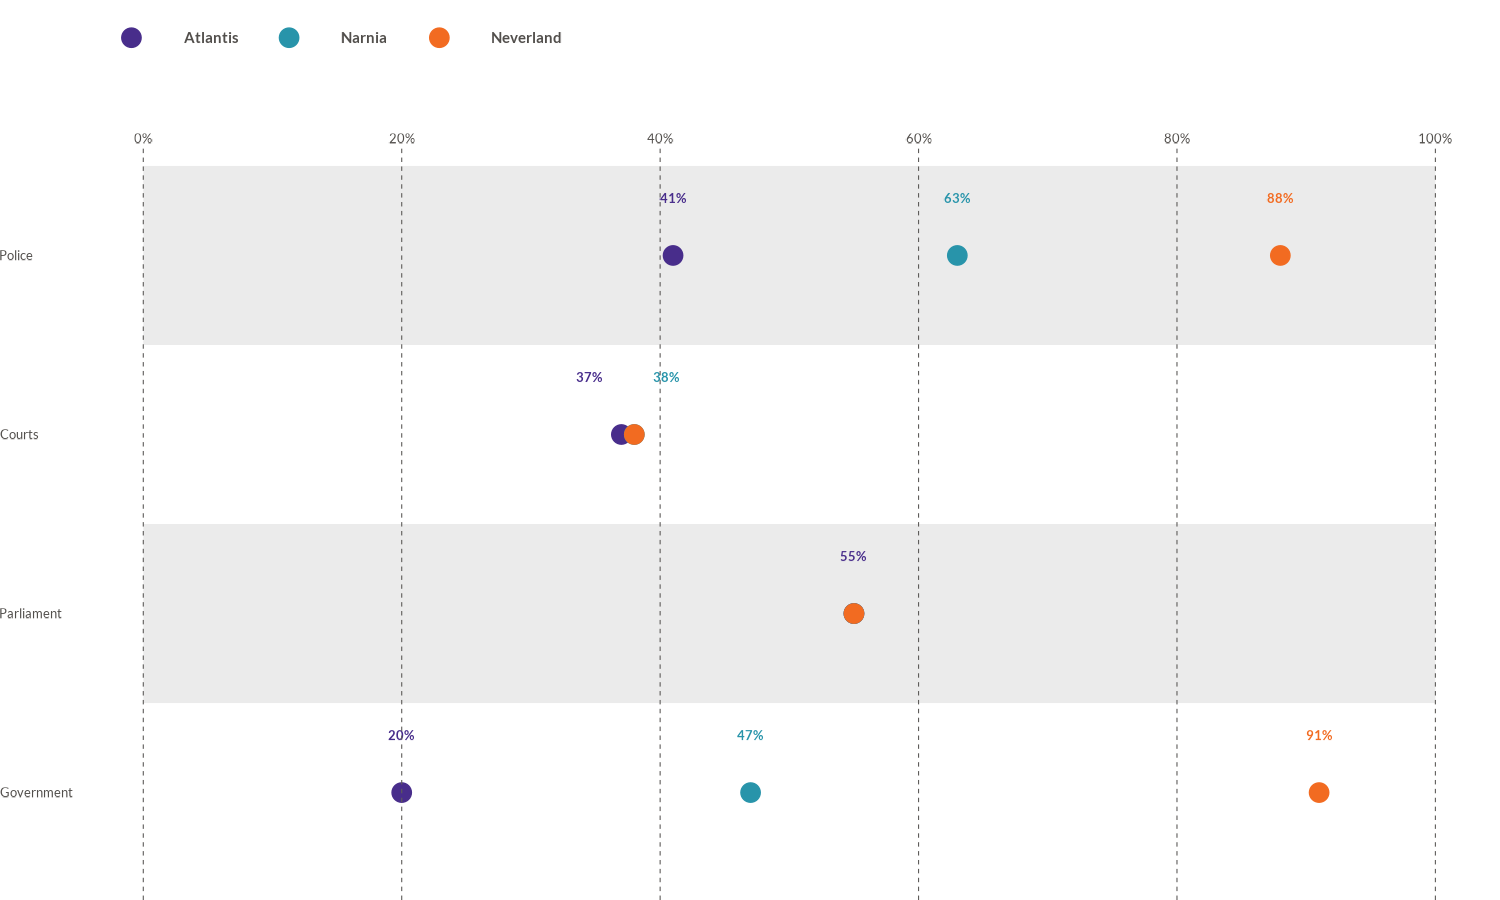

The R source for this figure:
# Visual test: wjp_dots(show_labels = TRUE) integration.
#
# Exercises the value-label placement built into wjp_dots(): labels are spread
# horizontally with spread_labels_x() so near-equal series do not collide, and
# identical labels within a row are collapsed. Points never move.
#
# Usage: Rscript dev/test_dots_labels.R

suppressPackageStartupMessages({
  library(ggplot2)
  library(dplyr)
})

# Load the whole working tree so internal helpers (wjp_legend_theme, etc.) and
# spread_labels_x() all resolve against the local source.
devtools::load_all(quiet = TRUE)

try(wjp_fonts(), silent = TRUE)

# Institutions (rows) x countries (series). The "Courts" row clusters three
# near-equal values, and "Parliament" has two identical values.
data_dots <- tibble::tibble(
  institution = rep(c("Police", "Courts", "Parliament", "Government"), each = 3),
  country     = rep(c("Atlantis", "Narnia", "Neverland"), times = 4),
  percentage  = c(41, 63, 88,      # Police: well separated
                  37, 38, 38,      # Courts: near-identical -> spread + dedup
                  55, 55, 55,      # Parliament: all identical -> single label
                  20, 47, 91)      # Government: separated
)

plt <- wjp_dots(
  data_dots,
  target      = "percentage",
  grouping    = "institution",
  colors      = "country",
  cvec        = c("Atlantis"  = "#482d8b",
                  "Narnia"    = "#2894aa",
                  "Neverland" = "#f26b21"),
  show_labels = TRUE,
  show_legend = TRUE
)

ggsave(
  "dev/test_dots_labels.png",
  plt,
  width  = 10,
  height = 6,
  dpi    = 150,
  bg     = "white"
)

message("Saved: dev/test_dots_labels.png")
